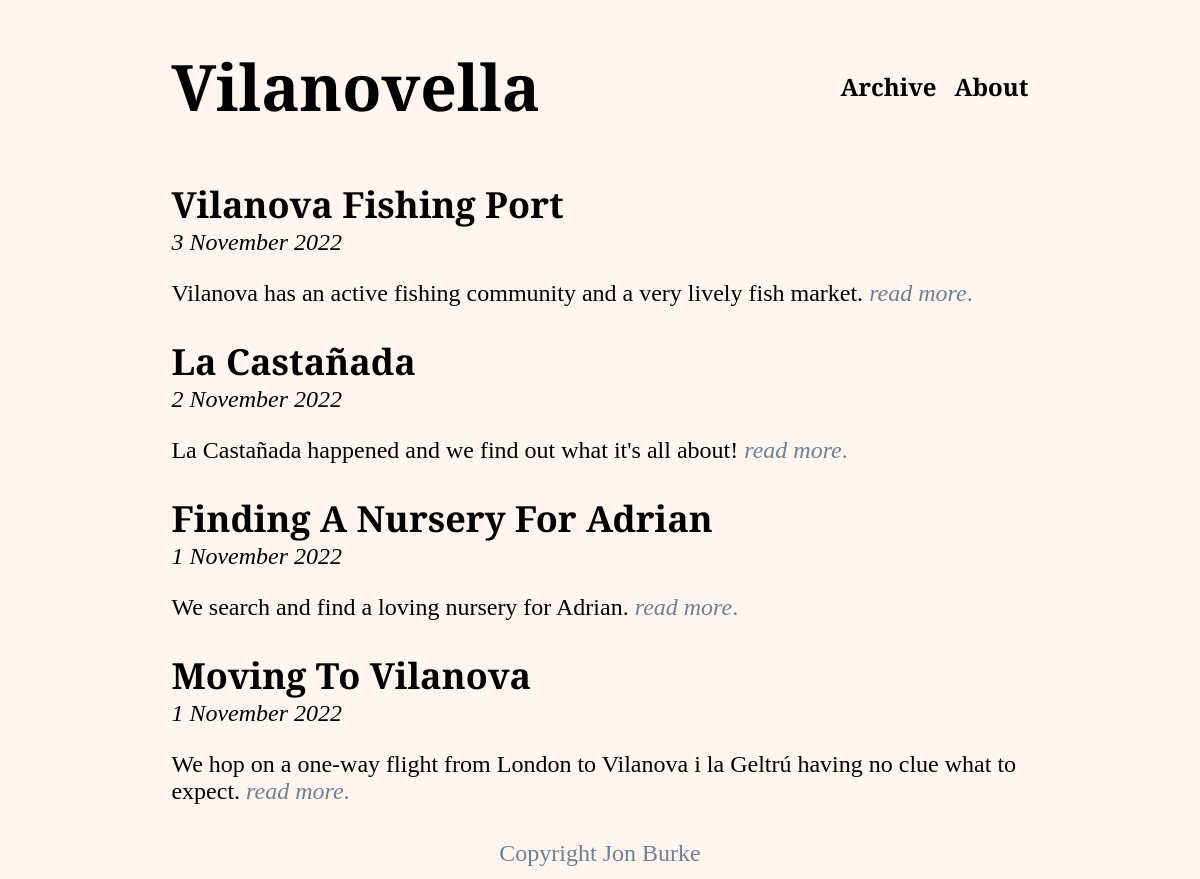
Page /archive/ on the committed database.
### archive/models.py (models this page shows, shortened)
class Post(models.Model):
    created = models.DateTimeField(auto_now_add=True)
    last_modified = models.DateTimeField(auto_now = True)
    title = models.CharField(max_length=200)
    author = models.ForeignKey('auth.User', on_delete=models.CASCADE)
    body = RichTextField(blank=True, null=True)
    hero_image = models.URLField(blank=True, null=True)
    preheader = models.TextField()

### archive/views.py (the view)
# urls.py: path('', PostListView.as_view(), name="archive"),
class PostListView(ListView):
    model = Post
    template_name = 'archive.html'
    def get_context_data(self, **kwargs):
        context = super().get_context_data(**kwargs)
        context['newest_post_first'] = Post.objects.all().order_by('-created')
        return context

### templates/archive.html
{% extends 'base.html' %}
{% block content %}
    {% for post in newest_post_first %}
        <div class="post-entry">
            <h2 class="post-title">
                <a href="{% url 'post_detail' post.id %}">{{ post.title }}</a>
            </h2>
            <p class="post-datetime">
                <i>{{post.created | date:"j F Y"}}</i>
            </p>
            <p>
                {{ post.preheader }} <a href="{% url 'post_detail' post.id %}"><i>read more</i>.</a>
            </p>
        </div>
    {% endfor %}
{% endblock content %}

### static/css/base.css (style rules this page uses)
body { display: grid; grid-template-columns: 1fr 4fr 1fr 1fr; grid-template-rows: 150px 1fr 50px; min-height: 100vh; font-size: 1.5rem; font-family: 'Cormorant Garamond', serif !important; font-weight: 400; color: black; background-color: #fef5f1; margin: 0; }
a { color: #708090; text-decoration: none; }
h2 a { color: #000000; text-decoration: none; }
.post-title { margin-bottom: 0; }
.post-datetime { margin-top: 0; }

### rows in the picture
Post: title "Vilanova Fishing Port", created "3 November 2022", preheader "Vilanova has an active fishing community and a very lively fish market."
Post: title "La Castañada", created "2 November 2022", preheader "La Castañada happened and we find out what it's all about!"
Post: title "Finding A Nursery For Adrian", created "1 November 2022", preheader "We search and find a loving nursery for Adrian."
Post: title "Moving To Vilanova", created "1 November 2022", preheader "We hop on a one-way flight from London to Vilanova i la Geltrú having no clue what to expect."
